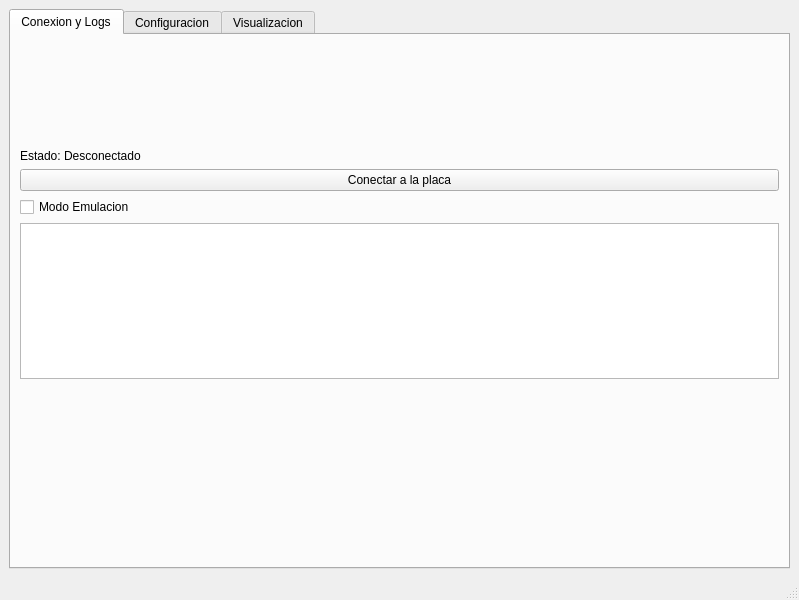
<?xml version="1.0" encoding="UTF-8"?>
<ui version="4.0">
 <class>MainWindow</class>
 <widget class="QMainWindow" name="MainWindow">
  <property name="geometry">
   <rect>
    <x>0</x>
    <y>0</y>
    <width>799</width>
    <height>600</height>
   </rect>
  </property>
  <property name="windowTitle">
   <string>MainWindow</string>
  </property>
  <widget class="QWidget" name="centralwidget">
   <layout class="QVBoxLayout" name="verticalLayout_2">
    <item>
     <widget class="QTabWidget" name="tabWidget">
      <property name="currentIndex">
       <number>0</number>
      </property>
      <widget class="QWidget" name="tab_3">
       <attribute name="title">
        <string>Conexion y Logs</string>
       </attribute>
       <layout class="QVBoxLayout" name="verticalLayout_3">
        <item>
         <spacer name="verticalSpacer_2">
          <property name="orientation">
           <enum>Qt::Vertical</enum>
          </property>
          <property name="sizeHint" stdset="0">
           <size>
            <width>756</width>
            <height>177</height>
           </size>
          </property>
         </spacer>
        </item>
        <item>
         <layout class="QVBoxLayout" name="verticalLayout">
          <item>
           <widget class="QLabel" name="etiqueta_estado">
            <property name="text">
             <string>Estado: Desconectado</string>
            </property>
           </widget>
          </item>
          <item>
           <widget class="QPushButton" name="boton_conectar">
            <property name="text">
             <string>Conectar a la placa</string>
            </property>
           </widget>
          </item>
          <item>
           <widget class="QCheckBox" name="check_emulacion">
            <property name="text">
             <string>Modo Emulacion</string>
            </property>
           </widget>
          </item>
          <item>
           <widget class="QTextEdit" name="consola_texto">
            <property name="readOnly">
             <bool>true</bool>
            </property>
           </widget>
          </item>
          <item>
           <spacer name="verticalSpacer">
            <property name="orientation">
             <enum>Qt::Vertical</enum>
            </property>
            <property name="sizeHint" stdset="0">
             <size>
              <width>20</width>
              <height>215</height>
             </size>
            </property>
           </spacer>
          </item>
         </layout>
        </item>
       </layout>
      </widget>
      <widget class="QWidget" name="tab">
       <attribute name="title">
        <string>Configuracion</string>
       </attribute>
       <layout class="QHBoxLayout" name="horizontalLayout">
        <item>
         <widget class="QLabel" name="label">
          <property name="text">
           <string>Voltaje</string>
          </property>
         </widget>
        </item>
        <item>
         <widget class="QDoubleSpinBox" name="spin_voltaje"/>
        </item>
        <item>
         <widget class="QLabel" name="label_2">
          <property name="text">
           <string>Tiempo</string>
          </property>
         </widget>
        </item>
        <item>
         <widget class="QSpinBox" name="spin_tiempo"/>
        </item>
        <item>
         <widget class="QPushButton" name="boton_enviar">
          <property name="text">
           <string>Enviar</string>
          </property>
         </widget>
        </item>
       </layout>
      </widget>
      <widget class="QWidget" name="tab_4">
       <attribute name="title">
        <string>Visualizacion</string>
       </attribute>
       <layout class="QVBoxLayout" name="verticalLayout_4">
        <item>
         <widget class="PlotWidget" name="lienzo_grafica" native="true"/>
        </item>
       </layout>
      </widget>
     </widget>
    </item>
   </layout>
  </widget>
  <widget class="QStatusBar" name="statusbar"/>
 </widget>
 <customwidgets>
  <customwidget>
   <class>PlotWidget</class>
   <extends>QWidget</extends>
   <header>pyqtgraph</header>
   <container>1</container>
  </customwidget>
 </customwidgets>
 <resources/>
 <connections/>
</ui>
